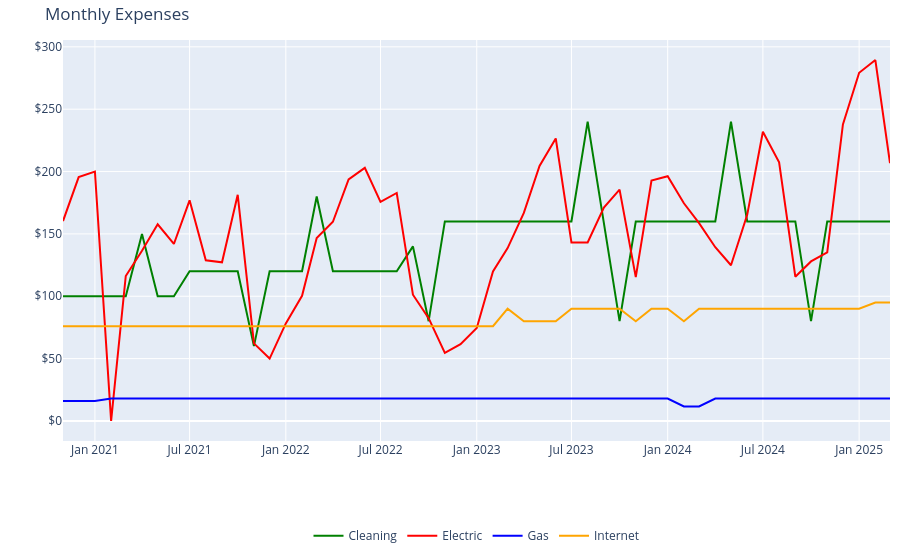

Notebook source saved alongside this figure:
### Markdown cell above
<hr>

### Code cell
import warnings

# uppress specific FutureWarning
warnings.filterwarnings("ignore", category=FutureWarning)

# group by year, month, and expense type, then sum Amount
monthly_expense_amount = (
    df.groupby([df["Date"].dt.to_period("M"), "Expense"])["Amount"].sum().reset_index()
)
monthly_expense_amount["Date"] = monthly_expense_amount["Date"].astype(
    str
)  # convert to string for Plotly

# plot
fig = px.line(
    monthly_expense_amount,
    x="Date",
    y="Amount",
    color="Expense",
    color_discrete_map=color_palette,
    title="Monthly Expenses",
    labels={
        "Date": "Month and Year",
        "Amount": "Amount ($)",
        "Expense": "",
    },
    hover_data={"Expense": True},
)

# format y-axis to show currency
fig.update_traces(
    hovertemplate="Month and Year: %{x}<br>Amount: $%{y:.2f}<br>Expense Type: %{customdata}"
)


# format for mobile
fig.update_layout(
    xaxis=dict(title=""),
    yaxis=dict(
        title="",
        tickprefix="$",
    ),
    margin=dict(
        t=40,
        b=30,
        l=10,
        r=10,
    ),
    legend=dict(
        orientation="h",
        x=0.5,
        xanchor="center",
        y=-0.2,
    ),
)

fig.show()

### Figure 1 — Plotly figure (JSON) as saved in the notebook; plotly's stock layout.template omitted (floating-point values rounded to 4 significant figures)
{"data": [{"customdata": [["Cleaning"], ["Cleaning"], ["Cleaning"], ["Cleaning"], ["Cleaning"], ["Cleaning"], ["Cleaning"], ["Cleaning"], ["Cleaning"], ["Cleaning"], ["Cleaning"], ["Cleaning"], ["Cleaning"], ["Cleaning"], ["Cleaning"], ["Cleaning"], ["Cleaning"], ["Cleaning"], ["Cleaning"], ["Cleaning"], ["Cleaning"], ["Cleaning"], ["Cleaning"], ["Cleaning"], ["Cleaning"], ["Cleaning"], ["Cleaning"], ["Cleaning"], ["Cleaning"], ["Cleaning"], ["Cleaning"], ["Cleaning"], ["Cleaning"], ["Cleaning"], ["Cleaning"], ["Cleaning"], ["Cleaning"], ["Cleaning"], ["Cleaning"], ["Cleaning"], ["Cleaning"], ["Cleaning"], ["Cleaning"], ["Cleaning"], ["Cleaning"], ["Cleaning"], ["Cleaning"], ["Cleaning"], ["Cleaning"], ["Cleaning"], ["Cleaning"], ["Cleaning"], ["Cleaning"]], "hovertemplate": "Month and Year: %{x}<br>Amount: $%{y:.2f}<br>Expense Type: %{customdata}", "legendgroup": "Cleaning", "line": {"color": "green", "dash": "solid"}, "marker": {"symbol": "circle"}, "mode": "lines", "name": "Cleaning", "orientation": "v", "showlegend": true, "type": "scatter", "x": ["2020-11", "2020-12", "2021-01", "2021-02", "2021-03", "2021-04", "2021-05", "2021-06", "2021-07", "2021-08", "2021-09", "2021-10", "2021-11", "2021-12", "2022-01", "2022-02", "2022-03", "2022-04", "2022-05", "2022-06", "2022-07", "2022-08", "2022-09", "2022-10", "2022-11", "2022-12", "2023-01", "2023-02", "2023-03", "2023-04", "2023-05", "2023-06", "2023-07", "2023-08", "2023-09", "2023-10", "2023-11", "2023-12", "2024-01", "2024-02", "2024-03", "2024-04", "2024-05", "2024-06", "2024-07", "2024-08", "2024-09", "2024-10", "2024-11", "2024-12", "2025-01", "2025-02", "2025-03"], "xaxis": "x", "y": [100, 100, 100, 100, 100, 150, 100, 100, 120, 120, 120, 120, 60, 120, 120, 120, 180, 120, 120, 120, 120, 120, 140, 80, 160, 160, 160, 160, 160, 160, 160, 160, 160, 240, 160, 80, 160, 160, 160, 160, 160, 160, 240, 160, 160, 160, 160, 80, 160, 160, 160, 160, 160], "yaxis": "y"}, {"customdata": [["Electric"], ["Electric"], ["Electric"], ["Electric"], ["Electric"], ["Electric"], ["Electric"], ["Electric"], ["Electric"], ["Electric"], ["Electric"], ["Electric"], ["Electric"], ["Electric"], ["Electric"], ["Electric"], ["Electric"], ["Electric"], ["Electric"], ["Electric"], ["Electric"], ["Electric"], ["Electric"], ["Electric"], ["Electric"], ["Electric"], ["Electric"], ["Electric"], ["Electric"], ["Electric"], ["Electric"], ["Electric"], ["Electric"], ["Electric"], ["Electric"], ["Electric"], ["Electric"], ["Electric"], ["Electric"], ["Electric"], ["Electric"], ["Electric"], ["Electric"], ["Electric"], ["Electric"], ["Electric"], ["Electric"], ["Electric"], ["Electric"], ["Electric"], ["Electric"], ["Electric"], ["Electric"]], "hovertemplate": "Month and Year: %{x}<br>Amount: $%{y:.2f}<br>Expense Type: %{customdata}", "legendgroup": "Electric", "line": {"color": "red", "dash": "solid"}, "marker": {"symbol": "circle"}, "mode": "lines", "name": "Electric", "orientation": "v", "showlegend": true, "type": "scatter", "x": ["2020-11", "2020-12", "2021-01", "2021-02", "2021-03", "2021-04", "2021-05", "2021-06", "2021-07", "2021-08", "2021-09", "2021-10", "2021-11", "2021-12", "2022-01", "2022-02", "2022-03", "2022-04", "2022-05", "2022-06", "2022-07", "2022-08", "2022-09", "2022-10", "2022-11", "2022-12", "2023-01", "2023-02", "2023-03", "2023-04", "2023-05", "2023-06", "2023-07", "2023-08", "2023-09", "2023-10", "2023-11", "2023-12", "2024-01", "2024-02", "2024-03", "2024-04", "2024-05", "2024-06", "2024-07", "2024-08", "2024-09", "2024-10", "2024-11", "2024-12", "2025-01", "2025-02", "2025-03"], "xaxis": "x", "y": [160.3, 195.5, 200, 0, 116.2, 136.5, 157.7, 141.9, 176.9, 128.8, 127.2, 181.4, 62.2, 50.04, 78.24, 100.3, 146.7, 159.7, 193.7, 203.0, 175.7, 182.8, 101.2, 82.46, 54.51, 61.62, 74.53, 119.8, 138.7, 166.8, 204.4, 226.6, 143.2, 143.2, 171.1, 185.5, 115.3, 192.8, 196.3, 174.6, 158.6, 139.3, 124.9, 165.3, 231.9, 207.4, 115.7, 127.9, 135.2, 237.8, 279.2, 289.4, 206.7], "yaxis": "y"}, {"customdata": [["Gas"], ["Gas"], ["Gas"], ["Gas"], ["Gas"], ["Gas"], ["Gas"], ["Gas"], ["Gas"], ["Gas"], ["Gas"], ["Gas"], ["Gas"], ["Gas"], ["Gas"], ["Gas"], ["Gas"], ["Gas"], ["Gas"], ["Gas"], ["Gas"], ["Gas"], ["Gas"], ["Gas"], ["Gas"], ["Gas"], ["Gas"], ["Gas"], ["Gas"], ["Gas"], ["Gas"], ["Gas"], ["Gas"], ["Gas"], ["Gas"], ["Gas"], ["Gas"], ["Gas"], ["Gas"], ["Gas"], ["Gas"], ["Gas"], ["Gas"], ["Gas"], ["Gas"], ["Gas"], ["Gas"], ["Gas"], ["Gas"], ["Gas"], ["Gas"], ["Gas"], ["Gas"]], "hovertemplate": "Month and Year: %{x}<br>Amount: $%{y:.2f}<br>Expense Type: %{customdata}", "legendgroup": "Gas", "line": {"color": "blue", "dash": "solid"}, "marker": {"symbol": "circle"}, "mode": "lines", "name": "Gas", "orientation": "v", "showlegend": true, "type": "scatter", "x": ["2020-11", "2020-12", "2021-01", "2021-02", "2021-03", "2021-04", "2021-05", "2021-06", "2021-07", "2021-08", "2021-09", "2021-10", "2021-11", "2021-12", "2022-01", "2022-02", "2022-03", "2022-04", "2022-05", "2022-06", "2022-07", "2022-08", "2022-09", "2022-10", "2022-11", "2022-12", "2023-01", "2023-02", "2023-03", "2023-04", "2023-05", "2023-06", "2023-07", "2023-08", "2023-09", "2023-10", "2023-11", "2023-12", "2024-01", "2024-02", "2024-03", "2024-04", "2024-05", "2024-06", "2024-07", "2024-08", "2024-09", "2024-10", "2024-11", "2024-12", "2025-01", "2025-02", "2025-03"], "xaxis": "x", "y": [16, 16, 16, 18, 18, 18, 18, 18, 18, 18, 18, 18, 18, 18, 18, 18, 18, 18, 18, 18, 18, 18, 18, 18, 18, 18, 18, 18, 18, 18, 18, 18, 18, 18, 18, 18, 18, 18, 18, 11.66, 11.66, 18, 18, 18, 18, 18, 18, 18, 18, 18, 18, 18, 18], "yaxis": "y"}, {"customdata": [["Internet"], ["Internet"], ["Internet"], ["Internet"], ["Internet"], ["Internet"], ["Internet"], ["Internet"], ["Internet"], ["Internet"], ["Internet"], ["Internet"], ["Internet"], ["Internet"], ["Internet"], ["Internet"], ["Internet"], ["Internet"], ["Internet"], ["Internet"], ["Internet"], ["Internet"], ["Internet"], ["Internet"], ["Internet"], ["Internet"], ["Internet"], ["Internet"], ["Internet"], ["Internet"], ["Internet"], ["Internet"], ["Internet"], ["Internet"], ["Internet"], ["Internet"], ["Internet"], ["Internet"], ["Internet"], ["Internet"], ["Internet"], ["Internet"], ["Internet"], ["Internet"], ["Internet"], ["Internet"], ["Internet"], ["Internet"], ["Internet"], ["Internet"], ["Internet"], ["Internet"], ["Internet"]], "hovertemplate": "Month and Year: %{x}<br>Amount: $%{y:.2f}<br>Expense Type: %{customdata}", "legendgroup": "Internet", "line": {"color": "orange", "dash": "solid"}, "marker": {"symbol": "circle"}, "mode": "lines", "name": "Internet", "orientation": "v", "showlegend": true, "type": "scatter", "x": ["2020-11", "2020-12", "2021-01", "2021-02", "2021-03", "2021-04", "2021-05", "2021-06", "2021-07", "2021-08", "2021-09", "2021-10", "2021-11", "2021-12", "2022-01", "2022-02", "2022-03", "2022-04", "2022-05", "2022-06", "2022-07", "2022-08", "2022-09", "2022-10", "2022-11", "2022-12", "2023-01", "2023-02", "2023-03", "2023-04", "2023-05", "2023-06", "2023-07", "2023-08", "2023-09", "2023-10", "2023-11", "2023-12", "2024-01", "2024-02", "2024-03", "2024-04", "2024-05", "2024-06", "2024-07", "2024-08", "2024-09", "2024-10", "2024-11", "2024-12", "2025-01", "2025-02", "2025-03"], "xaxis": "x", "y": [76, 76, 76, 76, 76, 76, 76, 76, 76, 76, 76, 76, 76, 76, 76, 76, 76, 76, 76, 76, 76, 76, 76, 76, 76, 76, 76, 76, 89.99, 79.99, 79.99, 79.99, 89.99, 89.99, 89.99, 89.99, 79.99, 89.99, 89.99, 79.99, 89.99, 89.99, 89.99, 89.99, 89.99, 89.99, 89.99, 89.99, 89.99, 89.99, 89.99, 94.99, 94.99], "yaxis": "y"}], "layout": {"legend": {"orientation": "h", "title": {"text": ""}, "tracegroupgap": 0, "x": 0.5, "xanchor": "center", "y": -0.2}, "margin": {"b": 30, "l": 10, "r": 10, "t": 40}, "title": {"text": "Monthly Expenses"}, "xaxis": {"anchor": "y", "domain": [0, 1], "title": {"text": ""}}, "yaxis": {"anchor": "x", "domain": [0, 1], "tickprefix": "$", "title": {"text": ""}}}}
